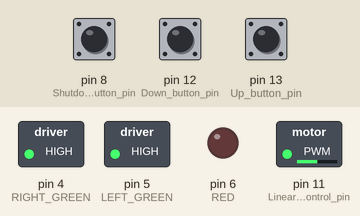
Bench run of a sketch on a simulated Arduino Uno, built with avr-gcc and run on an emulated ATmega328P. Parts: switched loads named in the sketch (green lamp = pin HIGH), output pins drawn as LEDs (lit = HIGH). Dashed ring = blinking. The inputs (shaded band) are chosen by the test bench; at power-on: pin 13 (Up_button_pin) LOW, pin 8 (Shutdown_button_pin) LOW, pin 12 (Down_button_pin) LOW. The ROS host is connected and sends only what is stated.

Above: at 2.2 s.
2.3 s: pin 13 (Up_button_pin) pulled HIGH for 0.15 s
At 3.25 s:
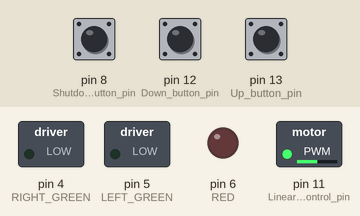
5.3 s: pin 13 (Up_button_pin) pulled HIGH for 1 s
At 5.75 s:
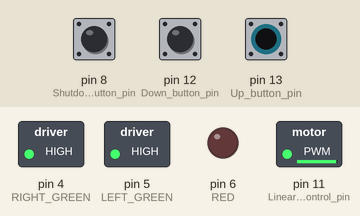
8.3 s: pin 8 (Shutdown_button_pin) pulled HIGH for 0.15 s
At 10.6 s:
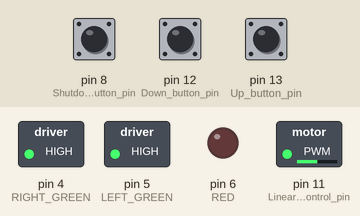
Timing chart, 0 to 12.1 s (numbered marks = the images above; inputs shaded):
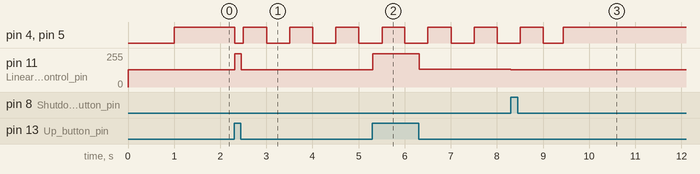

The sketch:

fusion.ino
```cpp
#include <TimerOne.h>

#include <ros.h>
#include <std_msgs/String.h>
#include <std_msgs/Int32.h>
#include <std_msgs/Float64.h>

#define RATIO 0.05  // increase or decrease ratio of motor pwm
#define MINPWM 129  // minimum pwm of linear motor
#define MAXPWM 220  // maximum pwm of linear motor

double input_pwm = MINPWM;
double input_pwm_real = MINPWM;
double input_pwm_pre = MINPWM;
int flag = 0;
int flag_message = 0;

bool button_down = false;
bool button_up = false;
bool button_shutdown = false;

int DOOR = 0;
int rstatus = 0;

int counter = 0;
bool flag_led = false;

float left[5]{0};  // 0:p, 1:p_pre, 2:v, 3:v_pre, 4:a
float right[5]{0}; // 0:p, 1:p_pre, 2:v, 3:v_pre, 4:a
bool flag_left {0}, flag_right {0};
bool flag_red = false;

ros::NodeHandle nh;

void timerISR();
void button_control();
void message_control();
void action_DOOR(const std_msgs::Int32& msg);
void check_camera(const std_msgs::Int32& msg);
void motor_left(const std_msgs::Float64& msg);
void motor_right(const std_msgs::Float64& msg);

std_msgs::Int32 door_msg;
bool flag_pub = false;
short pub_counter = 0;

ros::Publisher pub_door("doorStatus", &door_msg);
ros::Subscriber<std_msgs::Int32> sub("doorStatus", &action_DOOR);
ros::Subscriber<std_msgs::Int32> sub_camera("cameraperson", &check_camera);
ros::Subscriber<std_msgs::Float64> sub_motor_encoder_left("motor/encoder/left", &motor_left);
ros::Subscriber<std_msgs::Float64> sub_motor_encoder_right("motor/encoder/right", &motor_right);

void setup() {
  // put your setup code here, to run once:
  pinMode(11, OUTPUT); // Linear motor control pin
  pinMode(12, INPUT);  // Down button pin
  pinMode(13, INPUT);  // Up button pin
  pinMode(8,  INPUT);  // Shutdown button pin
  pinMode(4, OUTPUT);  // RIGHT GREEN
  pinMode(5, OUTPUT);  // LEFT GREEN
  pinMode(6, OUTPUT);  // RED

  nh.initNode();
  nh.advertise(pub_door);
  nh.subscribe(sub);
  nh.subscribe(sub_camera);
  nh.subscribe(sub_motor_encoder_left);
  nh.subscribe(sub_motor_encoder_right);

  Timer1.initialize(2000);
  Timer1.attachInterrupt(timerISR);

  door_msg.data = 0;  // Initialize a variable.

  delay(1000); // Wait for 1sec.
}

void loop() {
  // put your main code here, to run repeatedly:
  button_control();

  message_control();

  // convert variable double to char
  // to display on terminal
  //char input_pwm_c[3];
  //sprintf(input_pwm_c, "%d", int(input_pwm_real));
  //sprintf(input_pwm_c, "%d", rstatus);
  //nh.loginfo(input_pwm_c);

  if(flag_left == true && flag_right == true) flag_red = true;
  else flag_red = false;
  digitalWrite(6, flag_red);
  //digitalWrite(6, HIGH);

  if(input_pwm <= MINPWM){
    digitalWrite(4, HIGH);
    digitalWrite(5, HIGH);
    if(flag_pub == true){
      pub_door.publish(&door_msg);
      pub_counter++;
      if(pub_counter > 9){
        pub_counter = 0;
        flag_pub = false;
        door_msg.data = 0;
      }
    }

    //digitalWrite(6, HIGH);
  }
  else{
    digitalWrite(4, flag_led);
    digitalWrite(5, flag_led);
    flag_pub = true;
    door_msg.data = 3;
    //digitalWrite(6, HIGH);
  }

  /*if(flag_pub == true){
    pub_door.publish(&door_msg);
    pub_counter++;
    if(pub_counter > 9){
      counter = 0;
      flag_pub = false;
      door_msg.data = 0;
    }
  }*/

  nh.spinOnce();

  delay(10);
}
```

functions.ino
```cpp
void timerISR(){
  if(input_pwm > MAXPWM){
    input_pwm = MAXPWM;
    input_pwm_real = MAXPWM;
    flag_message = 3; // open or close are done.
  }
  else if(input_pwm < MINPWM){
    input_pwm = MINPWM;
    input_pwm_real = MINPWM;
    flag_message = 3;
  }
  analogWrite(11, input_pwm_real);

  counter++;
  if(counter >= 3500) // 7 seconds
    counter = 0;
  if(counter % 250 == 0)
    flag_led ^= 1;

  /*if(input_pwm_pre > MINPWM){
    if(input_pwm <= MINPWM + 1){
      door_msg.data = 3;
      flag_pub = true;
    }
  }*/
  //else door_msg.data = 0;
}

void button_control(){
  button_up = digitalRead(13);
  button_down = digitalRead(12);
  button_shutdown = digitalRead(8);

  if(button_up == true || button_down == true || button_shutdown == true){
    if(flag_message != 0) flag_message = 0;
    if(button_up){
      flag = 1;
      input_pwm += RATIO;
    }
    else if(button_down){
      flag = 2;
      input_pwm -= RATIO;
    }
    else if(button_shutdown) flag_message = 2;//input_pwm = 127;
  }
  else flag = 0;

  if(flag == 1) input_pwm_real = 250;
  else if(flag == 2) input_pwm_real = MINPWM;
  else input_pwm_real = input_pwm;
}

void message_control(){
  if(flag_message == 1){ // 1 : open
    input_pwm_real = 250;
    input_pwm += RATIO;
  }
  else if(flag_message == 2){ // 2 : close
    input_pwm_real = MINPWM;
    input_pwm -= RATIO;
  }
}
```

ros_function.ino
```cpp
void action_DOOR(const std_msgs::Int32& msg){
  DOOR =msg.data;

  if(DOOR == 2/*"close"*/){
    flag_message = 2;
    //input_pwm = 130;
  }
  if(DOOR == 1/*"open"*/){
    flag_message = 1;
    //input_pwm = 250;
  }
}

void check_camera(const std_msgs::Int32& msg){
  rstatus = msg.data;

  if(rstatus == 1) flag_message = 1;
  else if(rstatus == 2) flag_message = 2;
}

void motor_left(const std_msgs::Float64& msg){
  left[0] = msg.data;           // position
  left[2] = left[0] - left[1];  // velocity
  left[4] = left[2] - left[3];  // acceleration
  left[1] = left[0];            // save current position
  left[3] = left[2];            // save current velocity

  //if(left[2] * left[4] < 0) flag_left = true;
  if(left[2] == 0) flag_left = true;
  else flag_left = false;
}
void motor_right(const std_msgs::Float64& msg){
  right[0] = msg.data;           // position
  right[2] = right[0] - right[1];  // velocity
  right[4] = right[2] - right[3];  // acceleration
  right[1] = right[0];            // save current position
  right[3] = right[2];            // save current velocity

  //if(right[2] * right[4] < 0) flag_right = true;
  if(right[2] == 0) flag_right = true;
  else flag_right = false;
}
```

Measured:
- after the input at 2.3 s, pin 4 (RIGHT_GREEN), pin 5 (LEFT_GREEN): HIGH → LOW at once, then repeats every 1.0 s: HIGH 0.51 s, LOW 0.50 s; pin 11 (Linear_motor_control_pin): 129/255 → 250/255 at once, → 129/255 0.15 s later
- after the input at 5.3 s, pin 11 (Linear_motor_control_pin): 129/255 → 250/255 at once, → 134/255 1.0 s later
- after the input at 8.3 s, pin 11 (Linear_motor_control_pin): 134/255 → 129/255 at once
